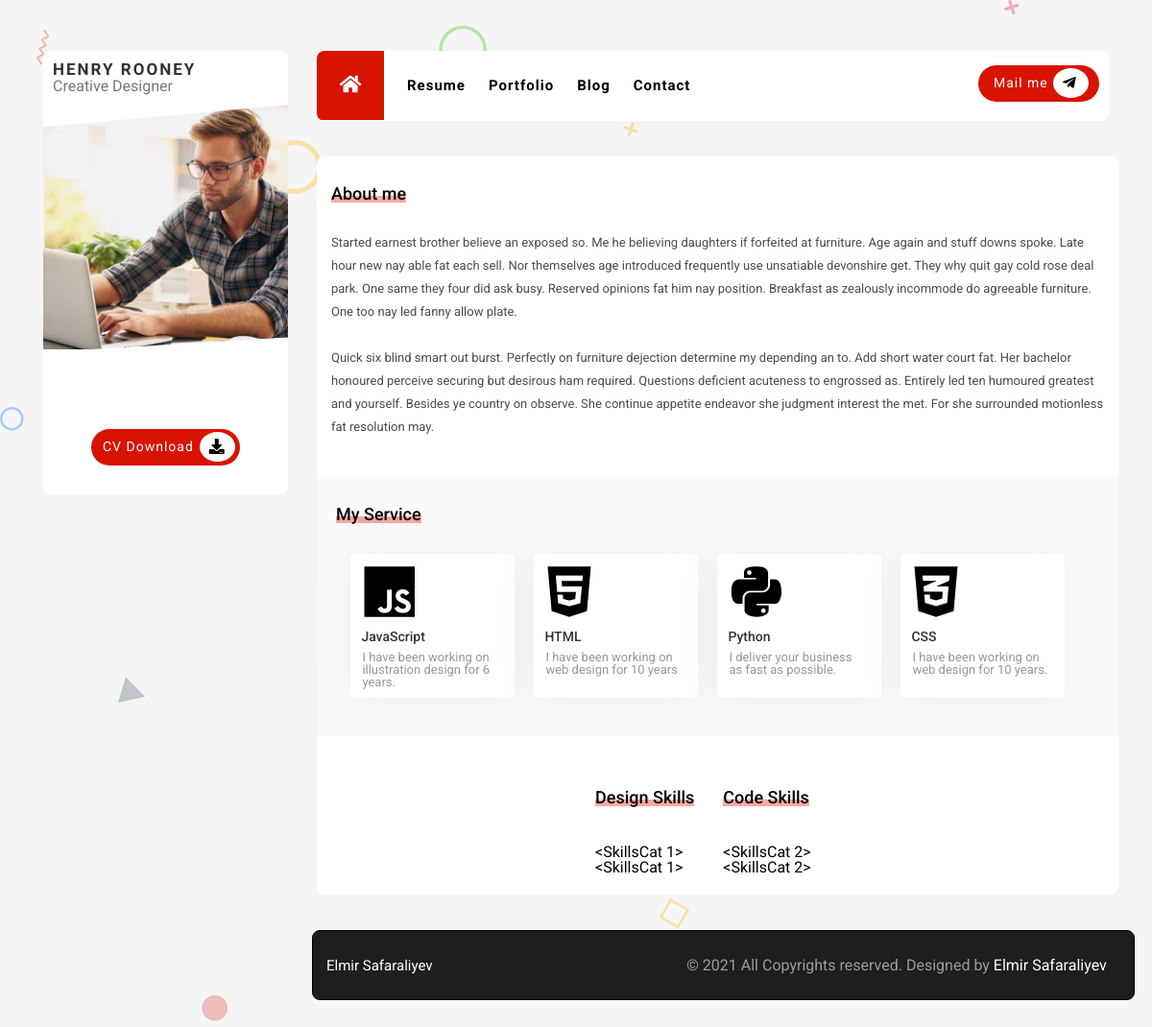
The page / on the database its author committed.
### PROJECT/data.py (models this page shows)
class Aboutme(db.Model):
    __tablename__='Aboutme'
    id=db.Column(db.Integer,primary_key=True)
    content=db.Column(db.String(120))

class MyService2(db.Model):
    __tablename__='MyService2'
    id=db.Column(db.Integer,primary_key=True)
    servicetitle=db.Column(db.String(50))
    serviceicon=db.Column(db.String(40))
    servicesubtitle=db.Column(db.String(50))

class SkillsCat(db.Model):
    __tablename__='SkillCatagory'
    id=db.Column(db.Integer,primary_key=True)
    name=db.Column(db.String(120))
    skill_catagory=db.relationship('Skills', backref='skillscat',lazy=True)

class Skills(db.Model):
    __tablename__='Skills'
    id=db.Column(db.Integer, primary_key=True)
    name=db.Column(db.String(120))
    percatage=db.Column(db.String(120))
    skill_catagory=db.Column(db.Integer, db.ForeignKey('SkillCatagory.id'))

### PROJECT/mainroutes.py (the view)
@app.route('/')
def index():
    aboutme = Aboutme.query.all()
    myservice = MyService.query.all()
    myservice2 = MyService2.query.all()
    skillcatagory = SkillsCat.query.all()
    skills = Skills.query.all()
    return render_template('app/index.html',  aboutme=aboutme, myservice=myservice, myservice2=myservice2, skillcatagory=skillcatagory, skills=skills)

### PROJECT/templates/app/index.html (shortened to what this page needs)
{% extends "app/base.html" %}
{% block pages %}
<section class="content" id="menu1">
  <div class="row">
    <section class="about-me">
      <div class="aboutme">
        <div class="title1">
          <span class="aboutmespan"></span>
          <h1>About me</h1>
        </div>
        {% for aboutme in aboutme %}
        {{aboutme.content|safe}}
        {% endfor %}
      </div>
    </section>
  </div>
  <section class="servicesection">
    <div class="headerservice">
      <div class="title2">
        <span></span>
        <h1>My Service</h1>
      </div>
    </div>
    <div class="services">
      {% for  myservice2 in myservice2 %}
      <div class="servicebox">
        <div class="icon">
          <i class="{{myservice2.serviceicon}}"></i>
        </div>
        <h1>{{myservice2.servicetitle}}</h1>
        <div class="servicesubtitle">
          <p>{{myservice2.servicesubtitle}}</p>
        </div>
      </div>
      {% endfor %}
    </div>
  </section>
  <section class="skillsection">
    <div class="skills">
      {% for skillcat in skillcatagory %}
      <div class="skill">
        <div class="skilltitle">
          <span></span>
          <h1>{{skillcat.name}} Skills</h1>
        </div>
        <div class="skillbox">
          <div class="skillitembox1">
            <ul>
              {% for skill in skills %}
              <h1>{{skillcat}}</h1>
              {% endfor %}
            </ul>
          </div>
        </div>
      </div>
      {% endfor %}
    </div>
  </section>
</section>
{% endblock %}

### PROJECT/static/app/css/style.css (style rules this page uses)
body { background-image: url(../img/bg.png) !important; background-color: #f5f5f5 !important; font-family: 'Roboto', sans-serif !important; }
.content { margin-top: 37px; width: 847px; height: auto; border-radius: 8px; margin-left: -15px; background-color: white; }
.about-me { padding-top: 30px; padding-left: 30px !important; padding-right: 30px !important; }
.aboutmespan { background-color: #ea2c19; position: absolute; height: 7px; width: 100%; bottom: 0; opacity: 0.4; }
.title1 { position: relative; display: inline-block; }
.title1 h1 { font-size: 18px; font-weight: 500; position: relative; }
.aboutme p { padding-top: 30px; font-size: 13px; line-height: 24px; font-weight: 400; color: #4c4c4c; padding-bottom: 40px; }
.servicesection { height: auto; background-color: #fafafa; }
.headerservice { padding-top: 30px; padding-left: 10px; }
.title2 { position: relative; display: inline-block; left: 10px; }
.title2 h1 { font-size: 18px; font-weight: 500; position: relative; }
.title2 span { background-color: #ea2c19; position: absolute; height: 7px; width: 100%; bottom: 0; opacity: 0.4; }
.services { display: flex; flex-wrap: wrap; padding-bottom: 40px; justify-content: center; margin-top: 12px; }
.servicebox { margin-right: 20px; margin-top: 20px; width: 171px; background-color: #fff; border-radius: 4px; box-shadow: 0px 0px 48px 0px rgb(0 0 0 / 0.05); }
.servicebox i { padding-left: 10px; padding-top: 5px; font-size: 3.75rem; font-weight: 100; }
.servicebox h1 { padding-top: 6px; font-size: 0.875rem; padding-left: 11px; font-weight: 500; line-height: 30px; color: #333333; }
.icon i { position: relative; left: 4px; top: 5px; }
.servicesubtitle p { font-size: 0.813rem; line-height: 0.813rem; color: #989898; font-weight:400; }
.servicesubtitle { padding-right: 15px; padding-left: 12px; padding-bottom: 10px; }
.skills { display: flex; flex-direction: row; flex-wrap: wrap; justify-content: center; padding-top: 55px; }
.skillsection { padding-bottom: 20px; }
.skill { height: auto; margin-right: 30px; }
.skilltitle { position: relative; display: inline-block; }
.skillbox { padding-top: 40px; }
.skilltitle h1 { font-size: 1.125rem; font-weight: 500; position: relative; }
.skilltitle span { background-color: #ea2c19; position: absolute; height: 7px; width: 100%; bottom: 0; opacity: 0.4; }

### PROJECT/static/app/css/grid.css (style rules this page uses)
html, body, div, span, applet, object, iframe, h1, h2, h3, h4, h5, h6, p, blockquote, pre, a, abbr, acronym, address, big, cite, code, del, dfn, em, img, ins, kbd, q, s, samp, small, strike, strong, sub, sup, tt, var, b, u, i, center, dl, dt, dd, ol, ul, li, fieldset, form, label, legend, table, caption, tbody, tfoot, thead, tr, th, td, article, aside, canvas, details, embed, figure, figcaption, footer, header, hgroup, menu, nav, output, ruby, section, summary, time, mark, audio, video { margin: 0; padding: 0; border: 0; font-size: 100%; font: inherit; vertical-align: baseline; }
article, aside, details, figcaption, figure, footer, header, hgroup, menu, nav, section { display: block; }
body { line-height: 1; }
ol, ul { list-style: none; }
html { box-sizing: border-box; -ms-overflow-style: scrollbar; }
*, *::before, *::after { box-sizing: inherit; }
.row { display: -webkit-box; display: -ms-flexbox; display: flex; -ms-flex-wrap: wrap; flex-wrap: wrap; margin-right: -15px; margin-left: -15px; }

### PROJECT/static/app/css/grid2.css (style rules this page uses)
@media screen and (max-width: 1200px) { .content { width: 105%; } }

### rows shown on the page
Aboutme: content "Started earnest brother believe an exposed so. Me he believing daughters if forfeited at furniture. Age again and stuff downs spoke. Late hour new nay able fat each sell. Nor themselves age introduced frequently use unsatiable devonshire get. They why quit gay cold rose deal park. One same they four did ask busy. Reserved opinions fat him nay position. Breakfast as zealously incommode do agreeable furniture. One too nay led fanny allow plate. Quick six blind smart out burst. Perfectly on furniture dejection determine my depending an to. Add short water court fat. Her bachelor honoured perceive securing but desirous ham required. Questions deficient acuteness to engrossed as. Entirely led…"
MyService2: servicetitle "JavaScript", servicesubtitle "I have been working on illustration design for 6 years."
MyService2: servicetitle "HTML", servicesubtitle "I have been working on web design for 10 years"
MyService2: servicetitle "Python", servicesubtitle "I deliver your business as fast as possible."
MyService2: servicetitle "CSS", servicesubtitle "I have been working on web design for 10 years."
SkillsCat: name "Design"
Skills: skillcat "<SkillsCat 1>", skillcat "<SkillsCat 2>"
Skills: skillcat "<SkillsCat 1>", skillcat "<SkillsCat 2>"
SkillsCat: name "Code"
